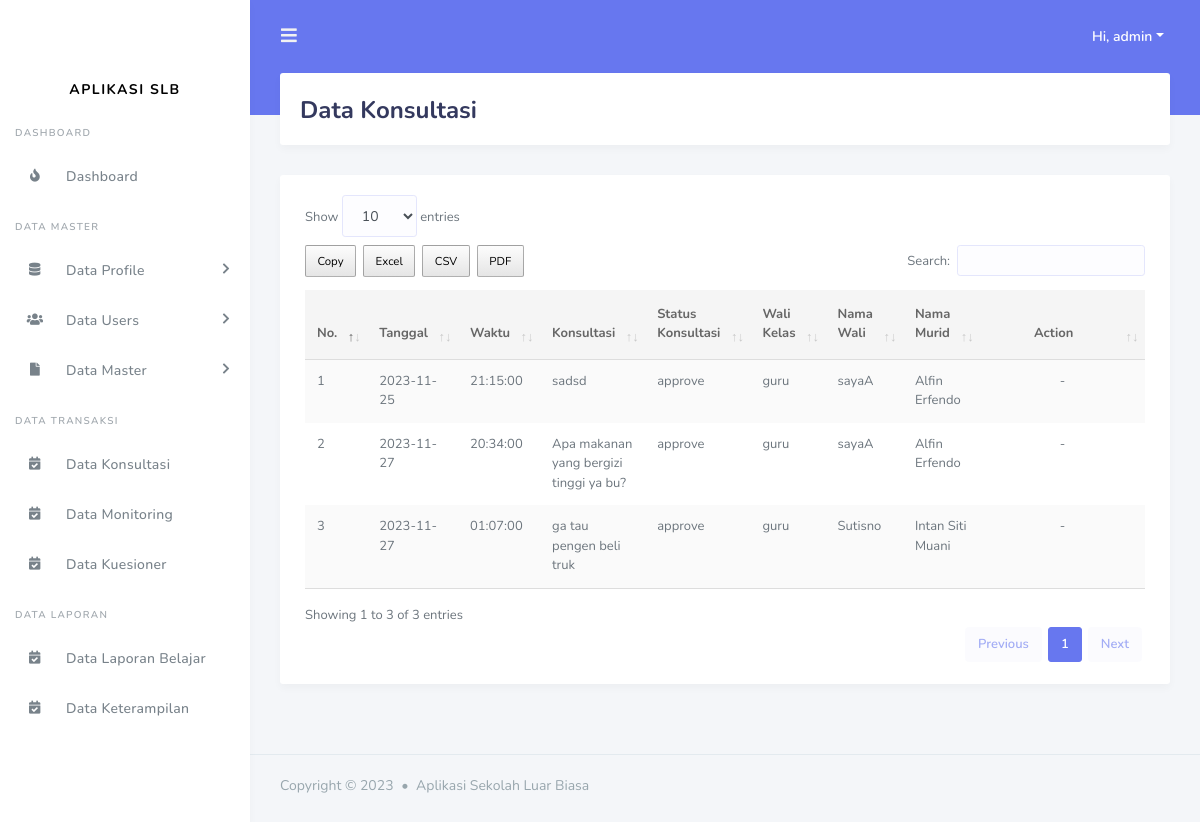
/kepala_sekolah/data_konsultasi.php (signed in), run on the app's committed database.
### tables this page shows
CREATE TABLE `tbl_konsultasi` (
  `id_konsultasi` int(11) NOT NULL,
  `tanggal_konsultasi` date NOT NULL,
  `jam_konsultasi` time NOT NULL,
  `konsultasi` varchar(255) NOT NULL,
  `status_konsultasi` enum('diajukan','approve','ditunda') NOT NULL,
  `jawaban_konsultasi` varchar(255) DEFAULT NULL,
  `id_users` int(11) NOT NULL,
  `id_wali_murid` int(11) NOT NULL
);

CREATE TABLE `tbl_users` (
  `id_users` int(11) NOT NULL,
  `nama_users` varchar(255) DEFAULT NULL,
  `alamat_users` varchar(255) DEFAULT NULL,
  `email_users` varchar(200) DEFAULT NULL,
  `no_telp_users` varchar(15) DEFAULT NULL,
  `hak_akses` enum('kepala sekolah','admin','guru') DEFAULT NULL,
  `username` varchar(255) DEFAULT NULL,
  `password` varchar(255) DEFAULT NULL,
  `status` enum('aktiv','non-aktiv') DEFAULT NULL
);

CREATE TABLE `tbl_wali_murid` (
  `id_wali_murid` int(11) NOT NULL,
  `nama_ayah` varchar(200) NOT NULL,
  `nama_ibu` varchar(200) NOT NULL,
  `pekerjaan_ayah` varchar(200) DEFAULT NULL,
  `pekerjaan_ibu` varchar(200) DEFAULT NULL,
  `alamat` varchar(255) NOT NULL,
  `no_telp` varchar(15) NOT NULL,
  `email` varchar(200) NOT NULL,
  `username` varchar(200) NOT NULL,
  `password` varchar(200) NOT NULL,
  `id_murid` int(11) NOT NULL
);

CREATE TABLE `tbl_murid` (
  `id_murid` int(11) NOT NULL,
  `nik` varchar(100) NOT NULL,
  `nama` varchar(200) NOT NULL,
  `jenis_kelamin` varchar(100) NOT NULL,
  `tempat_lahir` varchar(100) NOT NULL,
  `tanggal_lahir` date NOT NULL,
  `gambar` varchar(200) NOT NULL,
  `alamat` varchar(200) NOT NULL,
  `agama` varchar(200) NOT NULL DEFAULT 'admin',
  `status_murid` enum('menunggu hasil','diterima','tidak') NOT NULL DEFAULT 'diterima'
);

### kepala_sekolah/data_konsultasi.php (the view, shortened to what this page needs)
<?php
include('../template/header.php');
include('../template/sidebar.php');
?>
<div class="main-content">
  <section class="section">
    <div class="section-header">
      <h1>Data Konsultasi</h1>
    </div>
    <div class="section-body">
      <div class="card table-responsive">
        <div class="card-body ">
          <table id="table" class="table table-striped table-hover" cellspacing="0" width="100%">
                <thead >
                    <tr >
                        <th width = "5%">No.</th>
                        <th>Tanggal</th>
                        <th>Waktu</th>
                        <th>Konsultasi</th>
                        <th>Status Konsultasi</th>
                        <th>Wali Kelas</th>
                        <th>Nama Wali</th>
                        <th>Nama Murid</th>
                        <th class="text-center" width = "20%">Action</th>
                    </tr>
                </thead>
                <tbody>
                    <?php
                            $query = "SELECT * FROM tbl_konsultasi tk INNER JOIN tbl_users tu ON tk.id_users = tu.id_users INNER JOIN tbl_wali_murid twm on twm.id_wali_murid = tk.id_wali_murid INNER JOIN tbl_murid tm on tm.id_murid = twm.id_murid";
                            $result_tasks = mysqli_query($conn, $query);
                            $no = 1;
                            while($row = mysqli_fetch_assoc($result_tasks)) { ?>
                        <tr>
                            <td><?= $no++ ?></td>
                            <td><?= $row['tanggal_konsultasi']?></td>
                            <td><?= $row['jam_konsultasi']?></td>
                            <td><?= $row['konsultasi']?></td>
                            <td><?= $row['status_konsultasi']?></td>
                            <td><?= $row['nama_users']?></td>
                            <td><?= $row['nama_ayah']?></td>
                            <td><?= $row['nama']?></td>
                            <?php if ( $row['status_konsultasi'] != 'approve') { ?>
                                <td class ="text-center">
                                    <button type="button" class="btn btn-primary btn-sm" data-toggle="modal" data-target="#updatedata<?= $row['id_konsultasi'] ?>">
                                    <i class="fas fa-edit"></i>
                                    </button>
                                </td>
                            <?php }else{ ?>
                                <td class ="text-center">-</td>
                            <?php } ?>
                        </tr>
                    <?php } ?>
                </tbody>
            </table>
        </div>
      </div>
    </div>
  </section>
</div>
<?php include('../template/footer.php'); ?>

### data on the page
tbl_konsultasi: tanggal_konsultasi "2023-11-25", jam_konsultasi "21:15:00", konsultasi "sadsd", status_konsultasi "approve", id_users.nama_users "guru", id_wali_murid.nama_ayah "sayaA", tbl_murid.nama "Alfin Erfendo"
tbl_konsultasi: tanggal_konsultasi "2023-11-27", jam_konsultasi "20:34:00", konsultasi "Apa makanan yang bergizi tinggi ya bu?", status_konsultasi "approve", id_users.nama_users "guru", id_wali_murid.nama_ayah "sayaA", tbl_murid.nama "Alfin Erfendo"
tbl_konsultasi: tanggal_konsultasi "2023-11-27", jam_konsultasi "01:07:00", konsultasi "ga tau pengen beli truk", status_konsultasi "approve", id_users.nama_users "guru", id_wali_murid.nama_ayah "Sutisno", tbl_murid.nama "Intan Siti Muani"

### other printed values
$_SESSION['nama_users'] "admin"
